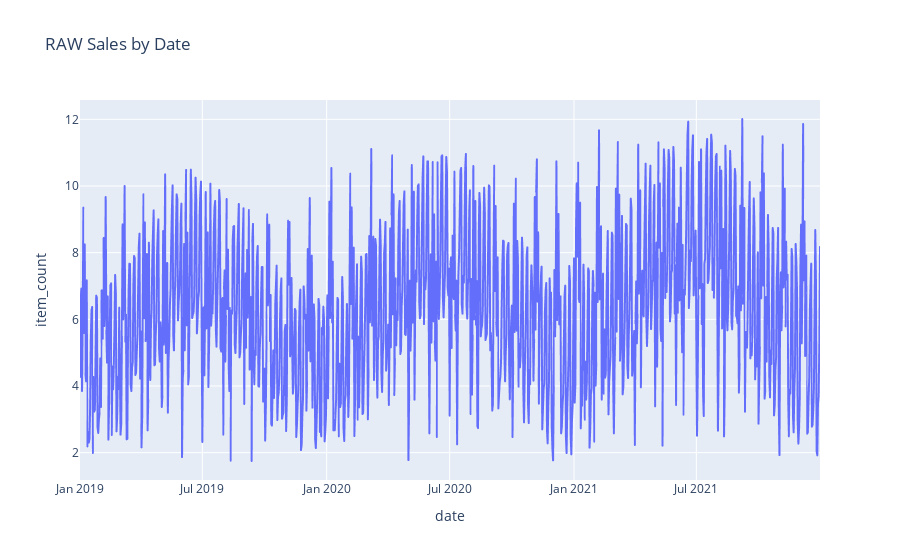

The cell this chart's notebook holds for it:
### Code cell
import plotly.express as px

df_plot = df_sales_train[['date','item_count']].groupby(['date']).mean().reset_index()
fig = px.line(df_plot, x="date", y="item_count", title='RAW Sales by Date')
fig.show()

### Figure 1 — Plotly figure (JSON) as saved in the notebook; plotly's stock layout.template omitted (floating-point values rounded to 4 significant figures; data arrays with more than 128 entries replaced by an {"elided": "..."} marker saying what was removed)
{"data": [{"hovertemplate": "date=%{x}<br>item_count=%{y}<extra></extra>", "legendgroup": "", "line": {"color": "#636efa", "dash": "solid"}, "marker": {"symbol": "circle"}, "mode": "lines", "name": "", "showlegend": false, "type": "scattergl", "x": {"elided": "1096 str values"}, "xaxis": "x", "y": {"elided": "1096 float values"}, "yaxis": "y"}], "layout": {"legend": {"tracegroupgap": 0}, "title": {"text": "RAW Sales by Date"}, "xaxis": {"anchor": "y", "domain": [0, 1], "title": {"text": "date"}}, "yaxis": {"anchor": "x", "domain": [0, 1], "title": {"text": "item_count"}}}}
